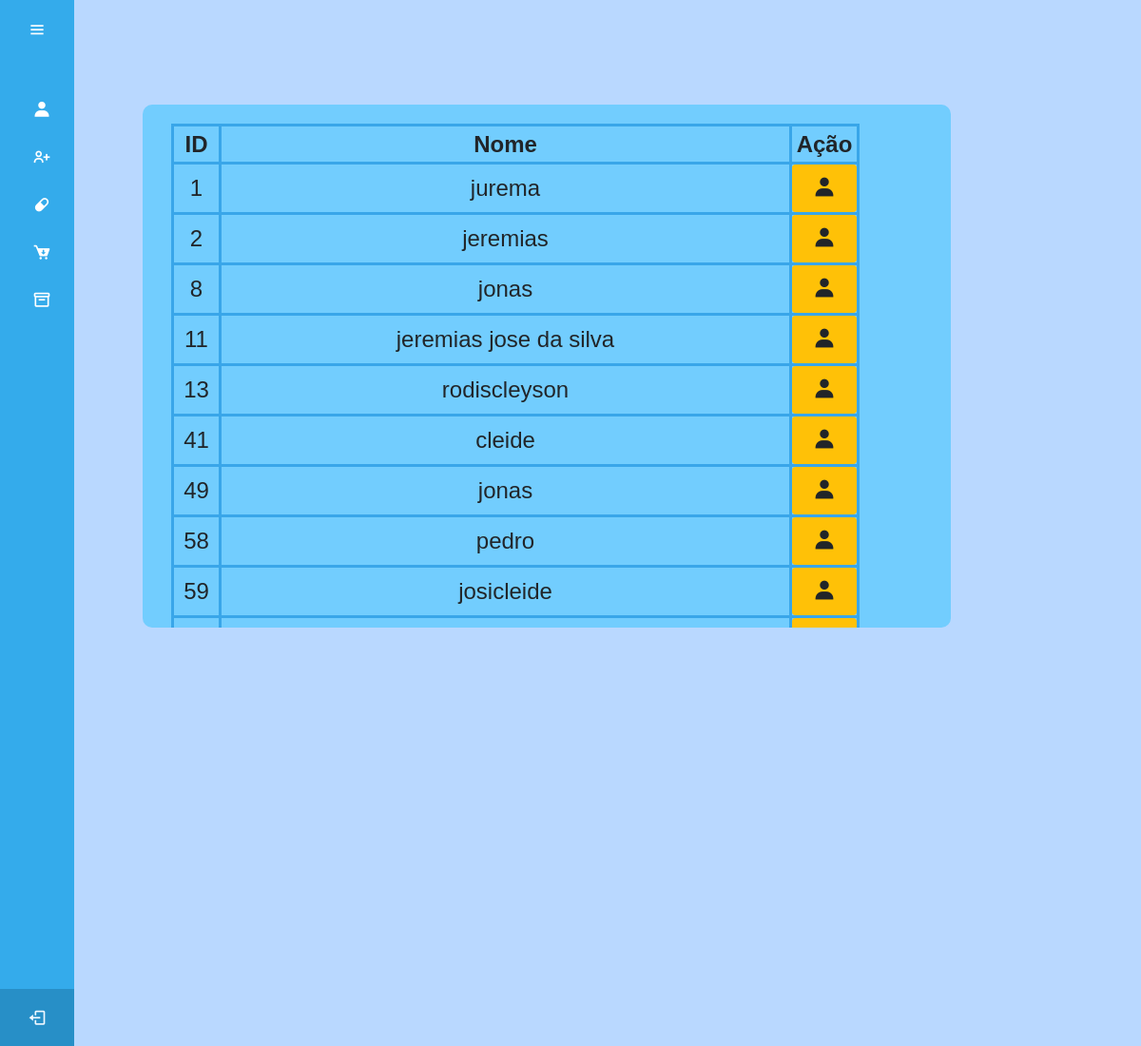
/listaidoso.php, run on the app's committed database.
### tables this page shows
CREATE TABLE IF NOT EXISTS `idosos` (
  `ididoso` int(11) NOT NULL AUTO_INCREMENT,
  `nome_idoso` varchar(50) NOT NULL,
  `nascimento` date DEFAULT NULL,
  `genero` varchar(1) NOT NULL DEFAULT '',
  `alergia` varchar(50) NOT NULL,
  `comorbidade` varchar(50) NOT NULL,
  `obs` varchar(50) DEFAULT NULL,
  `numero_sus` int(11) NOT NULL DEFAULT 0,
  `cpf` int(11) NOT NULL DEFAULT 0,
  `plano_saude` varchar(3) NOT NULL DEFAULT '',
  `nome_resp` varchar(50) NOT NULL,
  `telefone_resp` int(11) NOT NULL DEFAULT 0,
  `cpf_resp` varchar(50) NOT NULL DEFAULT '0',
  `parentesco` varchar(50) NOT NULL,
  `endereco_resp` varchar(50) NOT NULL,
  PRIMARY KEY (`ididoso`)
);

### listaidoso.php (the view, shortened to what this page needs)
<!DOCTYPE html>
<html>
<head>
	<link rel="stylesheet" href="https://maxcdn.bootstrapcdn.com/bootstrap/4.5.2/css/bootstrap.min.css">
	<link rel="stylesheet" href="css/lista.css">
</head>
<body>
	<div>
		<div id="lista-conteiner">
			<table>
				<tr>
					<th class="id">ID</th>
					<th class="texto">Nome</th>
					<th class="text-center" colspan="2">Ação</th>
				</tr>
				<tbody>
					<?php
					include("conexao.php");
					$sql = "select * from idosos";
					$rs = mysqli_query($con, $sql);
					while ($linha = mysqli_fetch_array($rs)) {
					?>
						<tr>
							<td class="id"><?php echo $linha['ididoso'] ?></td>
							<td class="texto"><?php echo $linha['nome_idoso'] ?></td>
							<td class="text-center"><a style="width: 50px; height: 40px" class='btn btn-warning btn-sm' href='dadoidosos.php?ididoso=<?php echo $linha['ididoso'] ?>'>
									<i class='bx bxs-user'></i>
						</tr>
					<?php } ?>
		</div>
	</div>
</body>
</html>

### css/lista.css (style rules this page uses)
body { background-color: #b9d8ff; background-size: cover; background-position-x: 700px; background-position-y: 50px; }
#lista-conteiner { background-color: #72cdfe; height: 550px; width: 850px; margin-left: auto; margin-right: 200px; padding: 20px 30px; overflow:auto; margin-top: 10vh; border-radius: 10px; }
a { font-weight: bold; cursor: pointer; }
td, th { border-width: medium; border-style: solid; border-color: rgb(57, 166, 233); border-radius: 10px; text-align: center; font-size: x-large; }
td.texto, th.texto { width: 600px; height: 40px; }
td.text-center, th.text-center { width: 50px; height: 40px; }
td.id, th.id { width: 50px; height: 40px; }
.text-center i { font-size: 25px; margin-top: 7px; }

### css/navteste4.css (style rules this page uses)
* { margin: 0; padding: 0; box-sizing: border-box; font-family: "Poppins" , sans-serif; }
body { position: relative; min-height: 100vh; width: 100%; overflow: hidden; }
.sidebar { position: fixed; top: 0; left: 0; height: 100%; width: 78px; background: #34abeb; padding: 20px 14px; transition: all 0.5s ease; }
.nav_list i { font-size: 20px; }
.sidebar #bnt { position: absolute; color: rgb(255, 255, 255); top: 6px; left: 50%; font-size: 20px; height: 50px; width: 50px; text-align: center; line-height: 50px; transform: translateX(-50%); }
.sidebar ul { margin-top: 20px; }
.sidebar ul li { position: relative; height: 50px; width:100%; margin: 0 5px ; list-style: none; line-height: 50px; text-transform: uppercase; }
.sidebar ul li a { color: #fff; display: flex; align-items: center; text-decoration: none; transition: all 0.4s ease; border-radius: 12px; white-space: nowrap; }
.sidebar ul li i { height: 50px; min-width: 50px; border-radius: 12px; line-height: 50px; text-align: center; }
.sidebar .profile_content { position: absolute; color: #fff; bottom: 0; left: 0; width: 100%; }
.sidebar .profile_content .profile { position: relative; padding: 10px 6px; height: 60px; background: #278fc7; }
.profile #log_out { position: absolute; left: 50%; bottom: 5px; transform: translateX(-50%); min-width: 50px; line-height: 50px; font-size: 20px; border-radius: 12px; text-align: center; opacity: 1; }
a { all: unset; color: aliceblue; }

### data on the page
idosos: ididoso "1", nome_idoso "jurema"
idosos: ididoso "2", nome_idoso "jeremias"
idosos: ididoso "8", nome_idoso "jonas"
idosos: ididoso "11", nome_idoso "jeremias jose da silva"
idosos: ididoso "13", nome_idoso "rodiscleyson"
idosos: ididoso "41", nome_idoso "cleide"
idosos: ididoso "49", nome_idoso "jonas"
idosos: ididoso "58", nome_idoso "pedro"
idosos: ididoso "59", nome_idoso "josicleide"
